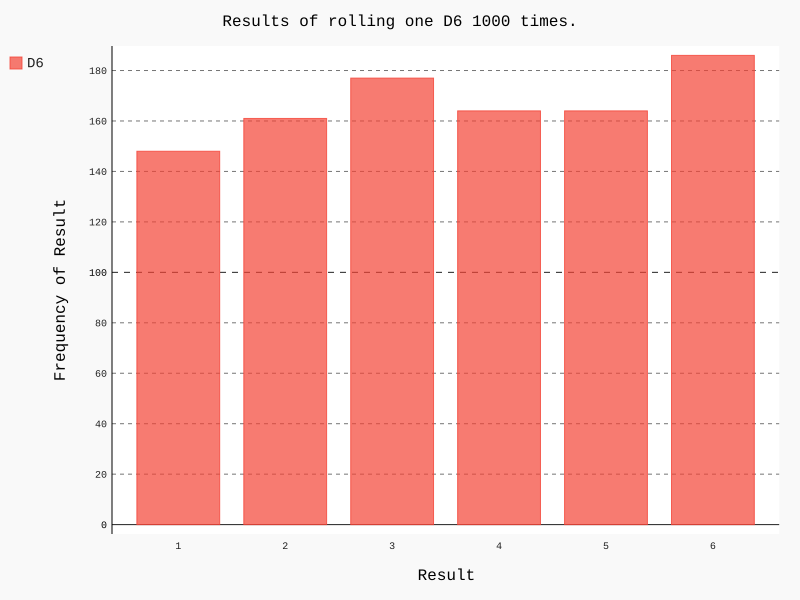

Generate this figure with Python:
# 使用这个类来创建图表前，先来掷D6骰子，将结果打印，并检查结果是否合理
from die import Die
import pygal

# 创建一个D6
die = Die()

# 掷几次骰子，并将结果存到一个列表中
results = [die.roll() for roll_num in range(1000)]  # 列表解析
'''
for roll_num in range(1000):
    result = die.roll()
    results.append(result)
'''
print(results)

# 分析结果
frequencies = [results.count(value) for value in range(1, die.num_sides+1)] # 列表解析
'''
for value in range(1, die.num_sides+1): # 1~6
    # count() 统计字符串里某个字符出现的次数
    frequency = results.count(value)
    frequencies.append(frequency)
'''

# 对结果进行可视化
# 绘制直方图
hist = pygal.Bar()

hist.title = "Results of rolling one D6 1000 times."
hist.x_labels = [str(x) for x in range(1, die.num_sides+1)] # ['1','2','3','4','5','6']
hist.x_title = "Result"
hist.y_title = "Frequency of Result"

# 我们使用 add() 将一系列值添加到图表中（向它传递要给添加的值指定的标签，还有一个列表，其中包含将出现在图表中的值）
hist.add("D6",frequencies)
# 最后，我们将这个图表渲染为一个 SVG 文件，这种文件的扩展名必须为 .svg
hist.render_to_file("die_visual.svg")
